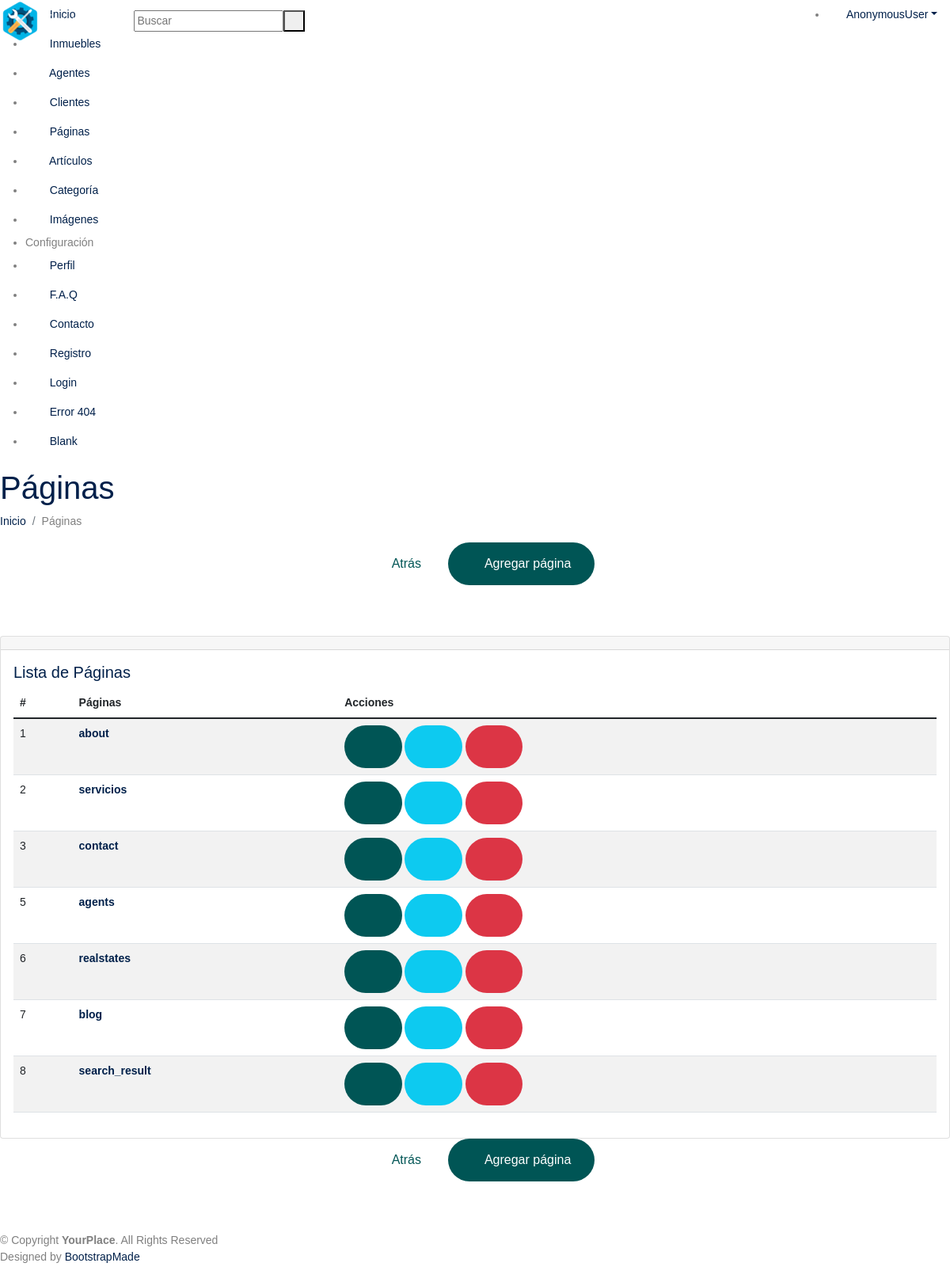
The page /panel/paginas/ on the database its author committed.
### panel/models.py (models this page shows, shortened)
class Page_Model(models.Model):
    name = models.CharField(max_length=250, default='sin_nombre', verbose_name='Nombre [*]')
    title = models.CharField(max_length=250, default='Sin título', verbose_name='Título [*]')
    subtitle = models.CharField(max_length=250, null=True, blank=True, verbose_name='Subtítulo')
    abstract = RichTextField(null=True, blank=True, verbose_name='Resumen')
    content = RichTextField(verbose_name='Contenido [*]')
    date = models.DateField(null=True, blank=True, verbose_name='Fecha')
    image_main = models.ImageField(null=True, blank=True, upload_to='img_page/', default='', verbose_name='Imagen principal')
    class Meta:
        verbose_name = 'Página'
        verbose_name_plural = 'Páginas'
        ordering = ['id']

### panel/views.py (the view)
# urls.py: path('paginas/', panel.views.listar_paginas, name='listar_paginas'),
def listar_paginas(request, *args, **kwargs):
    object_list = Page_Model.objects.all() # Lista de objetos
    context = {
        'page' : 'Páginas',
        'icon' : 'bx bxs-file',
        'singular' : 'página',
        'plural' : 'páginas',
        'url_listar' : 'listar_paginas',
        'url_crear' : 'crear_pagina',
        'url_ver' : 'ver_pagina',
        'url_editar' : 'modificar_pagina',
        'url_eliminar' : 'eliminar_pagina',
        'object_list': object_list
    }
    return render(request, 'panel/generic_list.html', context)

### RealStateOLD/panel/templates/panel/generic_list.html (shortened to what this page needs)
{% extends "panel/base_admin.html" %}
{% load static %}
{% block content %}
<main id="main" class="main">
  <div class="pagetitle">
  <h1>{{ page }}</h1>
    {% include 'panel/breadcrumb.html' %}
    {% include 'panel/add_menu.html' %}
  </div>
  <section class="section">
    <div class="row">
      <div class="col-lg-12">
        {% if object_list %}
          <div class="card">
            <div class="card-header">
            </div>
            <div class="card-body">
              <h5 class="card-title">Lista de {{ plural|capfirst }}</h5>
              <table class="table table-striped">
                <thead>
                  <tr>
                    <th>#</th>
                    <th>{{ plural|capfirst }}</th>
                    <th>Acciones</th>
                  </tr>
                </thead>
                <tbody>
                  {% for item in object_list %}
                  <tr>
                    <td> {{ item.id }} </td>
                    <td>
                      {% if item.image or item.pic %}
                      <div class="row">
                        <div class="col-md-2">
                          {% if item.image %}
                          <div class="text-center">
                            <img class="img img-thumbnail" src="{{ item.image.url }}" width="75" alt="{{ item.name }}" />
                          </div>
                          {% endif %}
                        {% if item.pic %}
                          <div class="text-center">
                            <img class="img img-thumbnail" src="{{ item.pic.url }}" width="75" alt="{{ item.name }}" />
                          </div>
                        {% endif %}
                        </div>
                        <div class="col-md-10">
                          <p>
                            <a href="{% url url_ver item.id %}"> <strong>{{ item.name }}</strong></a> <br />
                            {% if 'articulo' in request.path %}
                              {% if item.draft == False %}
                                <span class="badge badge-success">Activo</span>
                              {% else %}
                                <span class="badge badge-warning">Borrador</span>
                              {% endif %}
                              {% if item.fk_categoria %}
                                <span class="badge badge-info">{{ item.fk_categoria }}</span>
                                {% endif %}
                            {% endif %}
                          </p>
                        </div>
                      </div>
                      {% else %}
                      <p>
                        <a href="{% url url_ver item.id %}"> <strong>{{ item.name }}</strong></a> <br />
                      </p>
                      {% endif %}
                    </td>
                    <td>
                      {% include 'panel/acciones_listar.html' %}
                    </td>
                  </tr>
                  {% endfor %}
                </tbody>
              </table>
            </div>
          </div>
        {% else %}
          <div class="alert alert-warning fade show" role="alert">
            No existen registros.
          </div>
        {% endif %}
      </div>
      {% include 'panel/add_menu.html' %}
    </div>
  </section>
</main>
{% endblock content %}

### RealStateOLD/panel/templates/panel/base_admin.html (shortened to what this page needs)
<!DOCTYPE html>
{% load static %}
<html class="no-js css-menubar" lang="es">
  <head>
      <link href="{% static 'vendor/bootstrap/css/bootstrap.min.css' %}" rel="stylesheet">
      <link href="{% static 'vendor/bootstrap-icons/bootstrap-icons.css' %}" rel="stylesheet">
      <link href="{% static 'vendor/boxicons/css/boxicons.min.css' %}" rel="stylesheet">
      <link href="{% static 'vendor/quill/quill.snow.css' %}" rel="stylesheet">
      <link href="{% static 'vendor/quill/quill.bubble.css' %}" rel="stylesheet">
      <link href="{% static 'vendor/remixicon/remixicon.css' %}" rel="stylesheet">
      <link href="{% static 'vendor/simple-datatables/style.css' %}" rel="stylesheet">
      <link href="{% static 'css/style.css' %}" rel="stylesheet">
  </head>
  <body>
    {% include 'panel/header.html' %}
    {% include 'panel/sidebar.html' %}
    {% block content %}
    {% endblock content %}
    {% include 'panel/footer.html' %}
    <a href="#" class="back-to-top d-flex align-items-center justify-content-center"><i class="bi bi-arrow-up-short"></i></a>
  </body>
</html>

### RealStateOLD/panel/templates/panel/header.html (shortened to what this page needs)
{% load static %}
    <header id="header" class="header fixed-top d-flex align-items-center">
        <div class="d-flex align-items-center justify-content-between">
        <a href="index.html" class="logo d-flex align-items-center">
            <img src="{% static 'img/logo.png' %}" alt="">
            <span class="d-none d-lg-block">YourPlace</span>
        </a>
        <i class="bi bi-list toggle-sidebar-btn"></i>
        </div>
        <div class="search-bar">
            <form class="search-form d-flex align-items-center" method="POST" action="{% url 'resultados_busqueda' %}">
                <input type="text" name="name" placeholder="Buscar" title="Ingrese términos de búsqueda">
                <button type="submit" title="Buscar"><i class="bi bi-search"></i></button>
            </form>
        </div>
        <nav class="header-nav ms-auto">
            <ul class="d-flex align-items-center">
                <li class="nav-item dropdown pe-3">
                    <a class="nav-link nav-profile d-flex align-items-center pe-0" href="#" data-bs-toggle="dropdown">
                        <span class="d-none d-md-block dropdown-toggle ps-2">{{ request.user }}</span>
                    </a>
                </li>
            </ul>
        </nav>
    </header>

### RealStateOLD/panel/templates/panel/sidebar.html
{% load static %}
  <aside id="sidebar" class="sidebar">
    <ul class="sidebar-nav" id="sidebar-nav">
      <li class="nav-item">
        <a class="nav-link {% if 'inicio' in request.path %} collapsed {% endif %}" href="{% url 'app_panel_index'%}">
          <i class="bi bi-grid"></i>
          <span>Inicio</span>
        </a>
      </li>
      <li class="nav-item">
        <a class="nav-link {% if 'inmueble' in request.path %} collapsed {% endif %}" href="{% url 'listar_inmuebles'%}">
          <i class="bx bxs-building-house"></i>
          <span>Inmuebles</span>
        </a>
      </li>
      <li class="nav-item">
        <a class="nav-link {% if 'agente' in request.path %} collapsed {% endif %}" href="{% url 'listar_agentes'%}">
          <i class="bx bxs-user-rectangle"></i>
          <span>Agentes</span>
        </a>
      </li>
      <li class="nav-item">
        <a class="nav-link {% if 'cliente' in request.path %} collapsed {% endif %}" href="{% url 'listar_clientes'%}">
          <i class="bx bxs-user-pin"></i>
          <span>Clientes</span>
        </a>
      </li>
      <li class="nav-item">
        <a class="nav-link {% if 'pagina' in request.path %} collapsed {% endif %}" href="{% url 'listar_paginas'%}">
          <i class="bx bxs-file"></i>
          <span>Páginas</span>
        </a>
      </li>
      <li class="nav-item">
        <a class="nav-link {% if 'articulo' in request.path %} collapsed {% endif %}" href="{% url 'listar_articulos'%}">
          <i class="bx bx-file"></i>
          <span>Artículos</span>
        </a>
      </li>
      <li class="nav-item">
        <a class="nav-link {% if 'categoria' in request.path %} collapsed {% endif %}" href="{% url 'listar_categorias'%}">
          <i class="bx bxs-extension"></i>
          <span>Categoría</span>
        </a>
      </li>
      <li class="nav-item">
        <a class="nav-link {% if 'imagen' in request.path %} collapsed {% endif %}" href="{% url 'listar_imagenes'%}">
          <i class="bx bxs-image"></i>
          <span>Imágenes</span>
        </a>
      </li>
      <li class="nav-heading">Configuración</li>
      <li class="nav-item">
        <a class="nav-link {% if 'perfil' in request.path %} collapsed {% endif %}" href="#">
          <i class="bi bi-person"></i>
          <span>Perfil</span>
        </a>
      </li>
      <li class="nav-item">
        <a class="nav-link {% if 'faq' in request.path %} collapsed {% endif %}" href="#">
          <i class="bi bi-question-circle"></i>
          <span>F.A.Q</span>
        </a>
      </li>
      <li class="nav-item">
        <a class="nav-link {% if 'contacto' in request.path %} collapsed {% endif %}" href="#">
          <i class="bi bi-envelope"></i>
          <span>Contacto</span>
        </a>
      </li>
      <li class="nav-item">
        <a class="nav-link {% if 'registro' in request.path %} collapsed {% endif %}" href="#">
          <i class="bi bi-card-list"></i>
          <span>Registro</span>
        </a>
      </li>
      <li class="nav-item">
        <a class="nav-link {% if 'login' in request.path %} collapsed {% endif %}" href="#">
          <i class="bi bi-box-arrow-in-right"></i>
          <span>Login</span>
        </a>
      </li>
      <li class="nav-item">
        <a class="nav-link {% if '404' in request.path %} collapsed {% endif %}" href="#">
          <i class="bi bi-dash-circle"></i>
          <span>Error 404</span>
        </a>
      </li>
      <li class="nav-item">
        <a class="nav-link {% if 'blank' in request.path %} collapsed {% endif %}" href="#">
          <i class="bi bi-file-earmark"></i>
          <span>Blank</span>
        </a>
      </li>
    </ul>
  </aside>

### RealStateOLD/panel/templates/panel/breadcrumb.html
{% load static %}
<nav>
    <ol class="breadcrumb">
        <li class="breadcrumb-item"><a href="{% url 'app_panel_index' %}">Inicio</a></li>
        <li class="breadcrumb-item">{{ page }}</li>
    </ol>
</nav>

### RealStateOLD/panel/templates/panel/add_menu.html
    <div class="text-center">
        <a href="{% url 'app_panel_index' %}" class="btn btn-outline-secondary btn-round btn-icon waves-effect waves-classic"  data-toggle="tooltip" data-original-title="Ver otras opciones">
            <i class="bi bi-arrow-left-circle-fill"></i> Atrás</a>
        <a href="{% url url_crear %}" class="btn btn-primary btn-round">
            <i class="bi bi-plus-circle-fill"></i> Agregar {{ singular }}</a>
    </div>

### RealStateOLD/panel/templates/panel/acciones_listar.html
    <a href="{% url url_ver item.id %}" class="btn btn-primary btn-round btn-icon waves-effect waves-classic" title="Revisar" data-toggle="tooltip" data-original-title="Revisar">
        <i class="ri-link-m"></i></a>
    <a href="{% url url_editar item.id %}" class="btn btn-info btn-round btn-icon waves-effect waves-classic" title="Editar" data-toggle="tooltip" data-original-title="Editar">
        <i class="ri-edit-2-fill"></i></a>
    <a href="{% url url_eliminar item.id %}" class="btn btn-danger btn-round btn-icon waves-effect waves-classic" title="Eliminar" data-toggle="tooltip" data-original-title="Eliminar">
        <i class="ri-delete-bin-fill"></i></a>

### RealStateOLD/panel/templates/panel/footer.html
  <footer id="footer" class="footer">
    <div class="copyright">
      &copy; Copyright <strong><span>YourPlace</span></strong>. All Rights Reserved
    </div>
    <div class="credits">
      Designed by <a href="https://bootstrapmade.com/">BootstrapMade</a>
    </div>
  </footer>

### rows shown on the page
Page_Model: id "1", name "about"
Page_Model: id "2", name "servicios"
Page_Model: id "3", name "contact"
Page_Model: id "5", name "agents"
Page_Model: id "6", name "realstates"
Page_Model: id "7", name "blog"
Page_Model: id "8", name "search_result"

### other values the page prints
{{ request.user }} "AnonymousUser"
{{ page }} "Páginas"
{{ singular }} "página página"
{{ plural|capfirst }} "Páginas"
